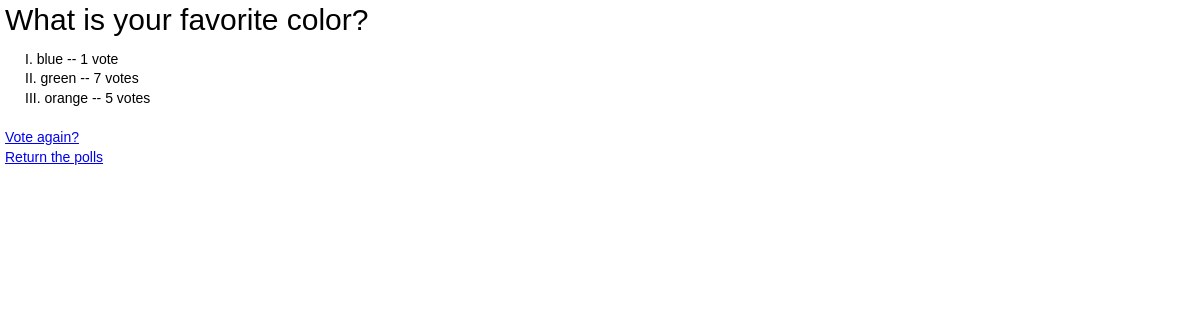
The app's page /polls/7/results/ with its own data.
### polls/models.py (models this page shows, shortened)
class Question(models.Model):
    question_text = models.CharField(max_length=200)
    pub_date = models.DateTimeField('date published')
    def was_published_recently(self):
        now = timezone.now()
        return now - datetime.timedelta(days=1) <= self.pub_date <= now
    was_published_recently.admin_order_field = 'pub_date'
    was_published_recently.boolean = True
    was_published_recently.short_description = 'Published recently?'

class Choice(models.Model):
    question = models.ForeignKey(Question)
    choice_text = models.CharField(max_length=200)
    votes = models.IntegerField(default=0)

### polls/views.py (the view)
# urls.py: url(r'^(?P<pk>\d+)/results/$', views.ResultsView.as_view(), name='results'),
class ResultsView(generic.DetailView):
    model = Question
    template_name = 'polls/results.html'

### polls/templates/polls/results.html (shortened to what this page needs)
{% load staticfiles %}
<link rel="stylesheet" type="text/css" href="{% static 'polls/style.css' %}" />
<h1>{{ question.question_text }}</h1>
<ul>
{% for choice in question.choice_set.all %}
    <li>{{ choice.choice_text }} -- {{ choice.votes }} vote{{ choice.votes|pluralize }}</li>
{% endfor %}
</ul>
<a href="{% url 'polls:detail' question.id %}">Vote again?</a><br>
<a href="http://localhost:8000/polls/">Return the polls</a>

### polls/static/polls/style.css (style rules this page uses)
h1 { font-size: 30px; margin: 10px 0 20px 0; }
ul { list-style-type: upper-roman; list-style-position: inside; }
li { display: list-item; margin-left: 20px; }

### records on screen
Question: question_text "What is your favorite color?"
Choice: choice_text "blue", votes "1"
Choice: choice_text "green", votes "7"
Choice: choice_text "orange", votes "5"
